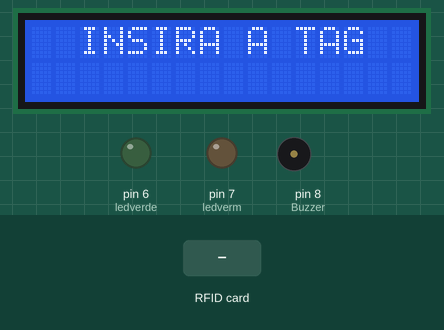
Simulated run of this sketch. Board: Arduino Uno, built with avr-gcc and run on an emulated ATmega328P. On the bench: 16×2 character LCD, output pins drawn as LEDs (lit = HIGH), buzzer (waves = sounding). Dashed ring = blinking. The inputs (shaded band) are chosen by the test bench. Pins used as bus, display or sensor lines are not drawn.

Above: at 1.3 s.
1.4 s: RFID card B3 80 F7 0A held to the reader
At 1.69 s:
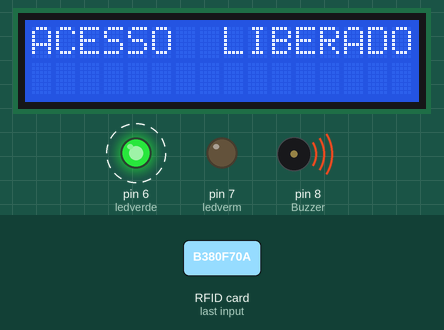
At 2.2 s:
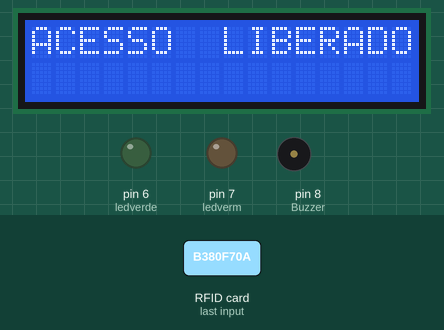
4.4 s: RFID card 5E 7A 19 C4 held to the reader
At 5.5 s:
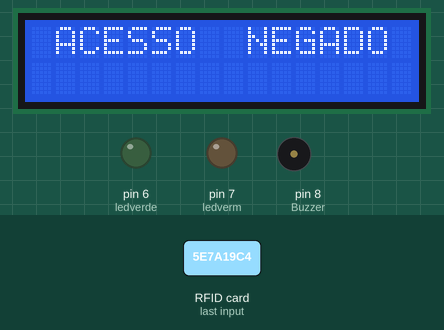
Timing chart, 0 to 7.4 s (numbered marks = the images above; inputs shaded):
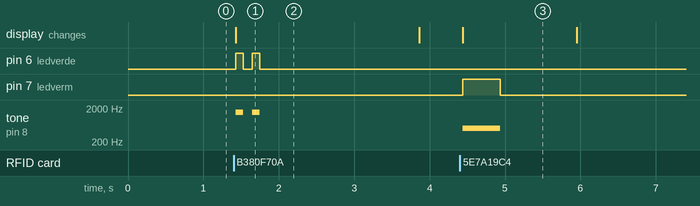

Measured:
- after the input at 1.4 s, pin 6 (ledverde): alternates HIGH for 0.10 s and LOW for 0.12 s, 4 changes in all, then stays LOW, starting at once; tone on pin 8 (Buzzer): alternates 1500 Hz for 0.10 s and silent for 0.12 s, 4 changes in all, then stays silent, starting at once; the display: changes at once (image 1)
- after the input at 4.4 s, pin 7 (ledverm): LOW → HIGH at once, → LOW 0.50 s later; tone on pin 8 (Buzzer): silent → 500 Hz at once, → silent 0.50 s later; the display: changes at once (image 3)
- what the display in image 1 shows lasts 2.5 s, from 1.4 s to 3.9 s
- what the display in image 3 shows lasts 1.6 s, from 4.4 s to 6.0 s

The sketch:

Acesso_com_RFID.ino
```cpp
// Incluindo Bibliotecas Necessárias

#include <Wire.h>
#include <LiquidCrystal_I2C.h>

LiquidCrystal_I2C lcd(0x27,2,1,0,4,5,6,7,3, POSITIVE);

#include <SPI.h>
#include <MFRC522.h>


#define SS_PIN 10 //Pino SDA no Pino Digital D4
#define RST_PIN 9 //Pino RST Pino Digital D4

MFRC522 rfid(SS_PIN, RST_PIN);


int Buzzer = 8;

int ledverde = 6;

int ledverm = 7;


void setup(){

   lcd.begin (16,2); // Dimensão da tela
  lcd.setBacklight(HIGH); //Liga a luz de fundo


  // Iniciando as bibliotecas

  Wire.begin();
  SPI.begin();
  rfid.PCD_Init();


// Definindo o Buzzer como Saída Digital

 pinMode(Buzzer, OUTPUT);
 pinMode(ledverde, OUTPUT);
 pinMode(ledverm, OUTPUT);
 digitalWrite(Buzzer, LOW);


// Inicia o lcd

 lcd.setCursor(0,0); // coluna 0, linha 0
 lcd.print("  INSIRA A TAG");  // Escreve no Display


}

void loop() {
  leituraRfid();
}

//Função de validação da TAG
void leituraRfid(){
  if (!rfid.PICC_IsNewCardPresent() || !rfid.PICC_ReadCardSerial())
    return;


  String strID = "";
  for (byte i = 0; i < 4; i++) {
    strID +=
    (rfid.uid.uidByte[i] < 0x10 ? "0" : "") +
    String(rfid.uid.uidByte[i], HEX) +
    (i!=3 ? ":" : "");
  }
  strID.toUpperCase();


  //Insira a UID da tag capturada anteriormente

  if (strID.indexOf("B3:80:F7:0A") >= 0) { // Se a TAG for correta


  int qtd_bips = 2; //definindo a quantidade de bips
  for(int j=0; j<qtd_bips; j++){

    // Ligando o Buzzer com uma frequência de 1500 hz

 lcd.clear();
 lcd.setCursor(0,0); // coluna 0, linha 0
 lcd.print("ACESSO  LIBERADO"); // Escreve no Display

    tone(Buzzer,1500);
    digitalWrite(ledverde, HIGH);
    delay(100);
    noTone(Buzzer);
    digitalWrite(ledverde, LOW);
    delay(100);
  }

  delay(2000);

  lcd.clear(); // Limpa lcd
  lcd.setCursor(0,0); // coluna 0, linha 0

  lcd.print("  INSIRA A TAG");  // Escreve no Display

  }else{ //SENÃO, FAZ (CASO A TAG LIDA NÃO SEJÁ VÁLIDA)
    int qtd_bips = 1;  //definindo a quantidade de bips
  for(int j=0; j<qtd_bips; j++){
    //Ligando o Buzzer com uma frequência de 500 hz


 lcd.clear(); // Limpa lcd
 lcd.setCursor(0,0); // coluna 0, linha 0
 lcd.print(" ACESSO  NEGADO ");  // Escreve no Display

    tone(Buzzer,500);
    digitalWrite(ledverm,HIGH);


    delay(500);

    // Desligando o Buzzer

   digitalWrite(ledverm,LOW);
   noTone(Buzzer);
   delay(1000);

    lcd.clear(); // Limpa lcd

    lcd.setCursor(0,0); // coluna 0, linha 0
    lcd.print("  INSIRA A TAG");

  }

  }

  rfid.PICC_HaltA();
  rfid.PCD_StopCrypto1();
  }
```
